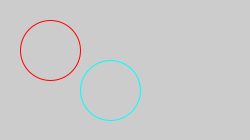
Frame 1 (no input)
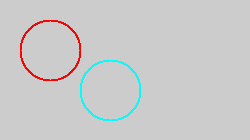
Frame 60 (the mouse pressed at the canvas centre just before this capture)
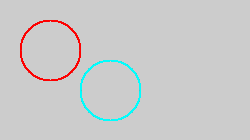
Frame 120 (the mouse held since frame 60 and released just before this capture)

The Processing sketch that drew these frames (run headless with seeded random() and noise(); from frame 60 on, the mouse is pressed at the canvas centre):

// Processing sketch: processing_179628
// ── processing_179628.pde

void setup() {
  size(250,140);
  noFill();
}

void draw() {
  stroke(255,0,0);
  ellipse(50,50,60,60);
  
  
  
  stroke(0,255,255);
  ellipse(110,90,60,60);
}
